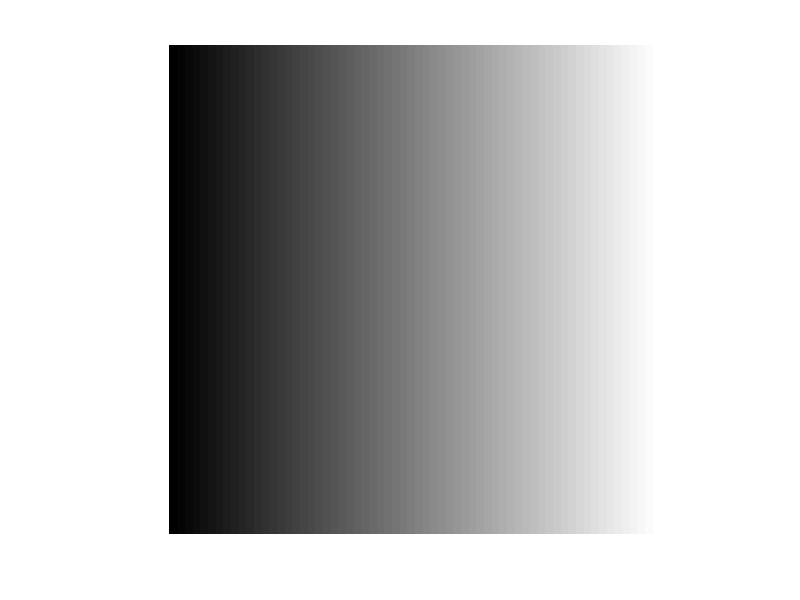

Recreate this plot in MATLAB.

im = uint8(zeros(255,255));
x = 0;
for j=1:size(im,2)
  for i=1:size(im,1)
    im(i,j) = x;
  endfor
  x+=1;
endfor
figure(1)
imshow(im)